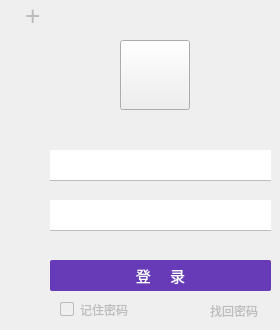
    <widget class="QWidget" name="LoginPage">
     <property name="palette">
      <palette>
       <active>
        <colorrole role="AlternateBase">
         <brush brushstyle="SolidPattern">
          <color alpha="255">
           <red>255</red>
           <green>255</green>
           <blue>255</blue>
          </color>
         </brush>
        </colorrole>
       </active>
       <inactive>
        <colorrole role="AlternateBase">
         <brush brushstyle="SolidPattern">
          <color alpha="255">
           <red>255</red>
           <green>255</green>
           <blue>255</blue>
          </color>
         </brush>
        </colorrole>
       </inactive>
       <disabled>
        <colorrole role="AlternateBase">
         <brush brushstyle="SolidPattern">
          <color alpha="255">
           <red>255</red>
           <green>255</green>
           <blue>255</blue>
          </color>
         </brush>
        </colorrole>
       </disabled>
      </palette>
     </property>
     <property name="styleSheet">
      <string notr="true"/>
     </property>
     <widget class="QComboBox" name="m_userNameCom">
      <property name="geometry">
       <rect>
        <x>50</x>
        <y>150</y>
        <width>221</width>
        <height>31</height>
       </rect>
      </property>
      <property name="font">
       <font>
        <family>微软雅黑</family>
        <pointsize>11</pointsize>
        <weight>50</weight>
        <italic>false</italic>
        <bold>false</bold>
       </font>
      </property>
      <property name="cursor">
       <cursorShape>SizeVerCursor</cursorShape>
      </property>
      <property name="styleSheet">
       <string notr="true">QComboBox {
    border: none;  
    border-bottom:1px solid;
    border-bottom-color:rgb(188, 188, 188);
	font: 11pt &quot;微软雅黑&quot;;
}
QComboBox:hover{
       
	border-bottom-color: rgb(103, 58, 183);
}
QComboBox::QAbstractItemView::item
{
    height:40px;
}

QComboBox::drop-down {	
   background:transparent;
    subcontrol-position: top right; 
    width: 30px;
    height:40px;   
}
QComboBox::drop-down {	
 border-image:url(Resources/down-arrow.png)
   
}
QComboBox::drop-down:hover {	
 border-image:url(Resources/down-arrow-hover.png)
   
}
QComboBox::drop-down:focus{	
 border-image:url(Resources/down-arrow-pressed.png)
   
}
QComboBox::down-arrow:on
{
  border-image:url(Resources/down-arrow-pressed.png)；
}



</string>
      </property>
      <property name="editable">
       <bool>false</bool>
      </property>
      <property name="currentText">
       <string/>
      </property>
      <property name="maxCount">
       <number>10</number>
      </property>
      <property name="iconSize">
       <size>
        <width>20</width>
        <height>20</height>
       </size>
      </property>
     </widget>
     <widget class="QLineEdit" name="m_passwordlineedit">
      <property name="geometry">
       <rect>
        <x>50</x>
        <y>200</y>
        <width>221</width>
        <height>31</height>
       </rect>
      </property>
      <property name="palette">
       <palette>
        <active/>
        <inactive/>
        <disabled/>
       </palette>
      </property>
      <property name="font">
       <font>
        <family>微软雅黑</family>
        <pointsize>11</pointsize>
        <weight>50</weight>
        <italic>false</italic>
        <bold>false</bold>
       </font>
      </property>
      <property name="styleSheet">
       <string notr="true">QLineEdit{
	font: 11pt &quot;微软雅黑&quot;;
    border: none;  
    border-bottom:1px solid;   
	border-bottom-color: rgb(189, 189, 189);
}
QLineEdit:hover {
	
	border-bottom-color: rgb(103, 58, 183);
}

</string>
      </property>
      <property name="text">
       <string/>
      </property>
      <property name="maxLength">
       <number>22</number>
      </property>
      <property name="echoMode">
       <enum>QLineEdit::Password</enum>
      </property>
     </widget>
     <widget class="QCheckBox" name="m_rememberpw">
      <property name="geometry">
       <rect>
        <x>60</x>
        <y>300</y>
        <width>91</width>
        <height>19</height>
       </rect>
      </property>
      <property name="font">
       <font>
        <family>Adobe Arabic</family>
        <pointsize>9</pointsize>
       </font>
      </property>
      <property name="autoFillBackground">
       <bool>false</bool>
      </property>
      <property name="styleSheet">
       <string notr="true">QCheckBox{  
	  
    color:rgb(188, 188, 188)    
}
QCheckBox::indicator {
    border: 1px solid rgb(188, 188, 188);
	border-radius:2px;
}
QCheckBox::indicator:hover {
    
    border: 1px solid rgb(91, 91, 91) ;
}
QCheckBox::indicator:checked {background-color:black}
QCheckBox:hover {
        color:rgb(91, 91, 91);
}</string>
      </property>
      <property name="text">
       <string>记住密码</string>
      </property>
      <property name="checkable">
       <bool>true</bool>
      </property>
      <property name="checked">
       <bool>false</bool>
      </property>
      <property name="tristate">
       <bool>false</bool>
      </property>
     </widget>
     <widget class="QLabel" name="m_searchpw">
      <property name="geometry">
       <rect>
        <x>210</x>
        <y>300</y>
        <width>51</width>
        <height>21</height>
       </rect>
      </property>
      <property name="font">
       <font>
        <family>Adobe 黑体 Std R</family>
        <pointsize>9</pointsize>
        <weight>50</weight>
        <italic>false</italic>
        <bold>false</bold>
       </font>
      </property>
      <property name="styleSheet">
       <string notr="true">QWidget{
font: 9pt &quot;Adobe 黑体 Std R&quot;;
color:rgb(188, 188, 188)
}
QWidget:hover{
color: rgb(91, 91, 91)
}



</string>
      </property>
      <property name="frameShape">
       <enum>QFrame::NoFrame</enum>
      </property>
      <property name="frameShadow">
       <enum>QFrame::Plain</enum>
      </property>
      <property name="lineWidth">
       <number>1</number>
      </property>
      <property name="text">
       <string>找回密码</string>
      </property>
      <property name="textFormat">
       <enum>Qt::AutoText</enum>
      </property>
      <property name="scaledContents">
       <bool>false</bool>
      </property>
     </widget>
     <widget class="QLabel" name="m_registaccount">
      <property name="geometry">
       <rect>
        <x>25</x>
        <y>0</y>
        <width>21</width>
        <height>31</height>
       </rect>
      </property>
      <property name="font">
       <font>
        <family>黑体</family>
        <pointsize>20</pointsize>
        <weight>50</weight>
        <italic>false</italic>
        <bold>false</bold>
       </font>
      </property>
      <property name="styleSheet">
       <string notr="true">QWidget{
font: 20pt &quot;黑体&quot;;
color:rgb(188, 188, 188)
}


</string>
      </property>
      <property name="text">
       <string>+</string>
      </property>
     </widget>
     <widget class="QPushButton" name="LoginButton">
      <property name="geometry">
       <rect>
        <x>50</x>
        <y>260</y>
        <width>221</width>
        <height>31</height>
       </rect>
      </property>
      <property name="palette">
       <palette>
        <active>
         <colorrole role="Button">
          <brush brushstyle="SolidPattern">
           <color alpha="255">
            <red>103</red>
            <green>58</green>
            <blue>183</blue>
           </color>
          </brush>
         </colorrole>
         <colorrole role="ButtonText">
          <brush brushstyle="SolidPattern">
           <color alpha="255">
            <red>255</red>
            <green>255</green>
            <blue>255</blue>
           </color>
          </brush>
         </colorrole>
         <colorrole role="Base">
          <brush brushstyle="SolidPattern">
           <color alpha="255">
            <red>103</red>
            <green>58</green>
            <blue>183</blue>
           </color>
          </brush>
         </colorrole>
         <colorrole role="Window">
          <brush brushstyle="SolidPattern">
           <color alpha="255">
            <red>103</red>
            <green>58</green>
            <blue>183</blue>
           </color>
          </brush>
         </colorrole>
        </active>
        <inactive>
         <colorrole role="Button">
          <brush brushstyle="SolidPattern">
           <color alpha="255">
            <red>103</red>
            <green>58</green>
            <blue>183</blue>
           </color>
          </brush>
         </colorrole>
         <colorrole role="ButtonText">
          <brush brushstyle="SolidPattern">
           <color alpha="255">
            <red>255</red>
            <green>255</green>
            <blue>255</blue>
           </color>
          </brush>
         </colorrole>
         <colorrole role="Base">
          <brush brushstyle="SolidPattern">
           <color alpha="255">
            <red>103</red>
            <green>58</green>
            <blue>183</blue>
           </color>
          </brush>
         </colorrole>
         <colorrole role="Window">
          <brush brushstyle="SolidPattern">
           <color alpha="255">
            <red>103</red>
            <green>58</green>
            <blue>183</blue>
           </color>
          </brush>
         </colorrole>
        </inactive>
        <disabled>
         <colorrole role="Button">
          <brush brushstyle="SolidPattern">
           <color alpha="255">
            <red>103</red>
            <green>58</green>
            <blue>183</blue>
           </color>
          </brush>
         </colorrole>
         <colorrole role="ButtonText">
          <brush brushstyle="SolidPattern">
           <color alpha="255">
            <red>120</red>
            <green>120</green>
            <blue>120</blue>
           </color>
          </brush>
         </colorrole>
         <colorrole role="Base">
          <brush brushstyle="SolidPattern">
           <color alpha="255">
            <red>103</red>
            <green>58</green>
            <blue>183</blue>
           </color>
          </brush>
         </colorrole>
         <colorrole role="Window">
          <brush brushstyle="SolidPattern">
           <color alpha="255">
            <red>103</red>
            <green>58</green>
            <blue>183</blue>
           </color>
          </brush>
         </colorrole>
        </disabled>
       </palette>
      </property>
      <property name="font">
       <font>
        <family>微软雅黑</family>
        <pointsize>11</pointsize>
        <weight>50</weight>
        <italic>false</italic>
        <bold>false</bold>
       </font>
      </property>
      <property name="styleSheet">
       <string notr="true">QPushButton{
	font: 11pt &quot;微软雅黑&quot;;
	border : none;
	border-radius:2px;
	background-color: rgb(103, 58, 183);
}
QPushButton:hover{
	background-color: rgb(255, 193, 7);
}</string>
      </property>
      <property name="text">
       <string notr="true">登     录</string>
      </property>
      <property name="shortcut">
       <string/>
      </property>
      <property name="flat">
       <bool>false</bool>
      </property>
     </widget>
     <widget class="QLabel" name="AvatarLabel">
      <property name="geometry">
       <rect>
        <x>130</x>
        <y>60</y>
        <width>48</width>
        <height>48</height>
       </rect>
      </property>
      <property name="palette">
       <palette>
        <active>
         <colorrole role="Base">
          <brush brushstyle="SolidPattern">
           <color alpha="255">
            <red>255</red>
            <green>255</green>
            <blue>255</blue>
           </color>
          </brush>
         </colorrole>
        </active>
        <inactive>
         <colorrole role="Base">
          <brush brushstyle="SolidPattern">
           <color alpha="255">
            <red>255</red>
            <green>255</green>
            <blue>255</blue>
           </color>
          </brush>
         </colorrole>
        </inactive>
        <disabled>
         <colorrole role="Base">
          <brush brushstyle="SolidPattern">
           <color alpha="255">
            <red>103</red>
            <green>58</green>
            <blue>183</blue>
           </color>
          </brush>
         </colorrole>
        </disabled>
       </palette>
      </property>
      <property name="styleSheet">
       <string notr="true">min-width:     48px;     
background-image: url(:/new/prefix1/Resources/QQImage.png);
min-height:    48px;     
max-width:     48px;     
max-height:   48px;    
border-radius: 24px;         

</string>
      </property>
      <property name="text">
       <string/>
      </property>
     </widget>
     <widget class="QPushButton" name="pushButton_2">
      <property name="geometry">
       <rect>
        <x>120</x>
        <y>40</y>
        <width>70</width>
        <height>70</height>
       </rect>
      </property>
      <property name="text">
       <string/>
      </property>
     </widget>
    </widget>
